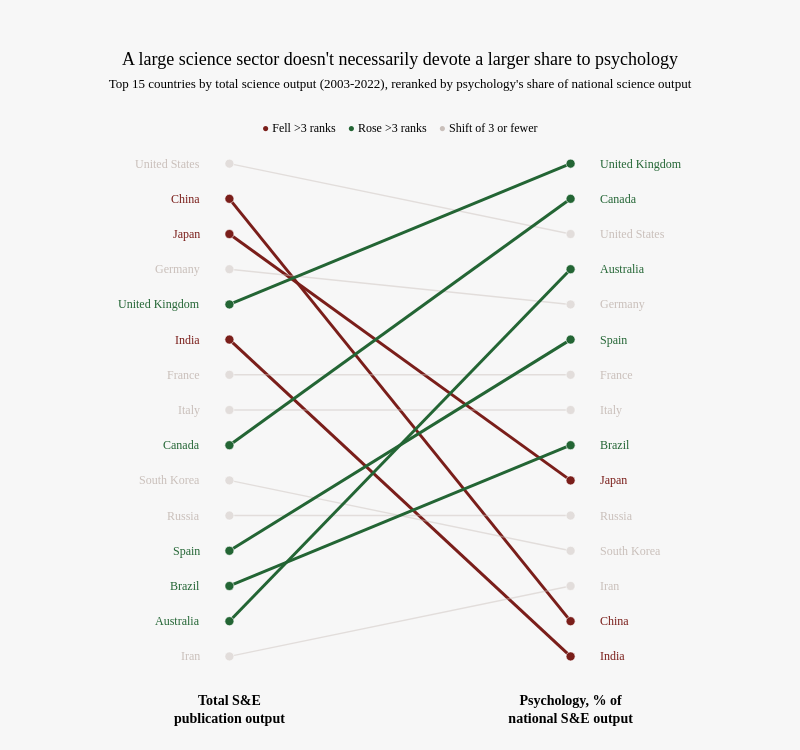

Here is the notebook cell this chart was saved with:
### Code cell
top = (
    country_summary
    .dropna(subset=['SE_articles_total', 'psych_share'])
    .nlargest(15, 'SE_articles_total')
    .copy()
)

top['rank_volume'] = top['SE_articles_total'].rank(ascending=False)
top['rank_share'] = top['psych_share'].rank(ascending=False)
top['shift'] = top['rank_volume'] - top['rank_share']

rank_fig = go.Figure()

for _, r in top.iterrows():
    moved = abs(r['shift']) > 3
    color = RED if r['shift'] < -3 else GREEN if r['shift'] > 3 else GRAY

    rank_fig.add_trace(go.Scatter(
        x=[0, 1], y=[r['rank_volume'], r['rank_share']],
        mode="lines+markers", showlegend=False, opacity=1.0 if moved else 0.45,
        line=dict(color=color, width=3 if moved else 1.5),
        marker=dict(size=9, color=color, line=dict(width=0.6, color="white")),
        hovertemplate=(
            f"<b>{r['Country']}</b><br>"
            f"#{int(r['rank_volume'])} in total science output<br>"
            f"#{int(r['rank_share'])} by psychology's share of national science output"
            "<extra></extra>"
        ),
    ))

    for x, y, anchor in ((-0.08, r['rank_volume'], "right"), (1.08, r['rank_share'], "left")):
        rank_fig.add_annotation(x=x, y=y, text=r['Country'], xanchor=anchor, showarrow=False,
                                font=dict(family=SANS, size=12, color=color))

rank_fig.update_xaxes(
    range=[-0.35, 1.35], showgrid=False, zeroline=False, tickvals=[0, 1], tickangle=0,
    ticktext=["<b>Total S&E<br>publication output</b>", "<b>Psychology, % of<br>national S&E output</b>"],
    tickfont=dict(family=SANS, size=14),
)
rank_fig.update_yaxes(autorange="reversed", showgrid=False, zeroline=False, showticklabels=False)

rank_fig.update_layout(
    autosize=True, paper_bgcolor=BG, plot_bgcolor=BG,
    font=dict(family=SANS, size=12, color="black"),
    hoverlabel=HOVER,
    margin=dict(t=15, b=50, l=80, r=80, autoexpand=False),
)

titled(rank_fig,
       "A large science sector doesn't necessarily devote a larger share to psychology",
       "Top 15 countries by total science output (2003-2022), reranked by psychology's share of national science output",
       legend=[("Fell >3 ranks", RED), ("Rose >3 ranks", GREEN), ("Shift of 3 or fewer", GRAY)],
       png="rank_shift.png", height=750, margin=dict(t=130, b=60, l=110, r=110))

### Figure 1 — Plotly figure (JSON) as saved in the notebook; plotly's stock layout.template omitted (floating-point values rounded to 4 significant figures)
{"data": [{"hovertemplate": "<b>United States</b><br>#1 in total science output<br>#3 by psychology's share of national science output<extra></extra>", "line": {"color": "#C9BFBA", "width": 1.5}, "marker": {"color": "#C9BFBA", "line": {"color": "white", "width": 0.6}, "size": 9}, "mode": "lines+markers", "opacity": 0.45, "showlegend": false, "type": "scatter", "x": [0, 1], "y": [1, 3]}, {"hovertemplate": "<b>China</b><br>#2 in total science output<br>#14 by psychology's share of national science output<extra></extra>", "line": {"color": "#7A1E1A", "width": 3}, "marker": {"color": "#7A1E1A", "line": {"color": "white", "width": 0.6}, "size": 9}, "mode": "lines+markers", "opacity": 1, "showlegend": false, "type": "scatter", "x": [0, 1], "y": [2, 14]}, {"hovertemplate": "<b>Japan</b><br>#3 in total science output<br>#10 by psychology's share of national science output<extra></extra>", "line": {"color": "#7A1E1A", "width": 3}, "marker": {"color": "#7A1E1A", "line": {"color": "white", "width": 0.6}, "size": 9}, "mode": "lines+markers", "opacity": 1, "showlegend": false, "type": "scatter", "x": [0, 1], "y": [3, 10]}, {"hovertemplate": "<b>Germany</b><br>#4 in total science output<br>#5 by psychology's share of national science output<extra></extra>", "line": {"color": "#C9BFBA", "width": 1.5}, "marker": {"color": "#C9BFBA", "line": {"color": "white", "width": 0.6}, "size": 9}, "mode": "lines+markers", "opacity": 0.45, "showlegend": false, "type": "scatter", "x": [0, 1], "y": [4, 5]}, {"hovertemplate": "<b>United Kingdom</b><br>#5 in total science output<br>#1 by psychology's share of national science output<extra></extra>", "line": {"color": "#236534", "width": 3}, "marker": {"color": "#236534", "line": {"color": "white", "width": 0.6}, "size": 9}, "mode": "lines+markers", "opacity": 1, "showlegend": false, "type": "scatter", "x": [0, 1], "y": [5, 1]}, {"hovertemplate": "<b>India</b><br>#6 in total science output<br>#15 by psychology's share of national science output<extra></extra>", "line": {"color": "#7A1E1A", "width": 3}, "marker": {"color": "#7A1E1A", "line": {"color": "white", "width": 0.6}, "size": 9}, "mode": "lines+markers", "opacity": 1, "showlegend": false, "type": "scatter", "x": [0, 1], "y": [6, 15]}, {"hovertemplate": "<b>France</b><br>#7 in total science output<br>#7 by psychology's share of national science output<extra></extra>", "line": {"color": "#C9BFBA", "width": 1.5}, "marker": {"color": "#C9BFBA", "line": {"color": "white", "width": 0.6}, "size": 9}, "mode": "lines+markers", "opacity": 0.45, "showlegend": false, "type": "scatter", "x": [0, 1], "y": [7, 7]}, {"hovertemplate": "<b>Italy</b><br>#8 in total science output<br>#8 by psychology's share of national science output<extra></extra>", "line": {"color": "#C9BFBA", "width": 1.5}, "marker": {"color": "#C9BFBA", "line": {"color": "white", "width": 0.6}, "size": 9}, "mode": "lines+markers", "opacity": 0.45, "showlegend": false, "type": "scatter", "x": [0, 1], "y": [8, 8]}, {"hovertemplate": "<b>Canada</b><br>#9 in total science output<br>#2 by psychology's share of national science output<extra></extra>", "line": {"color": "#236534", "width": 3}, "marker": {"color": "#236534", "line": {"color": "white", "width": 0.6}, "size": 9}, "mode": "lines+markers", "opacity": 1, "showlegend": false, "type": "scatter", "x": [0, 1], "y": [9, 2]}, {"hovertemplate": "<b>South Korea</b><br>#10 in total science output<br>#12 by psychology's share of national science output<extra></extra>", "line": {"color": "#C9BFBA", "width": 1.5}, "marker": {"color": "#C9BFBA", "line": {"color": "white", "width": 0.6}, "size": 9}, "mode": "lines+markers", "opacity": 0.45, "showlegend": false, "type": "scatter", "x": [0, 1], "y": [10, 12]}, {"hovertemplate": "<b>Russia</b><br>#11 in total science output<br>#11 by psychology's share of national science output<extra></extra>", "line": {"color": "#C9BFBA", "width": 1.5}, "marker": {"color": "#C9BFBA", "line": {"color": "white", "width": 0.6}, "size": 9}, "mode": "lines+markers", "opacity": 0.45, "showlegend": false, "type": "scatter", "x": [0, 1], "y": [11, 11]}, {"hovertemplate": "<b>Spain</b><br>#12 in total science output<br>#6 by psychology's share of national science output<extra></extra>", "line": {"color": "#236534", "width": 3}, "marker": {"color": "#236534", "line": {"color": "white", "width": 0.6}, "size": 9}, "mode": "lines+markers", "opacity": 1, "showlegend": false, "type": "scatter", "x": [0, 1], "y": [12, 6]}, {"hovertemplate": "<b>Brazil</b><br>#13 in total science output<br>#9 by psychology's share of national science output<extra></extra>", "line": {"color": "#236534", "width": 3}, "marker": {"color": "#236534", "line": {"color": "white", "width": 0.6}, "size": 9}, "mode": "lines+markers", "opacity": 1, "showlegend": false, "type": "scatter", "x": [0, 1], "y": [13, 9]}, {"hovertemplate": "<b>Australia</b><br>#14 in total science output<br>#4 by psychology's share of national science output<extra></extra>", "line": {"color": "#236534", "width": 3}, "marker": {"color": "#236534", "line": {"color": "white", "width": 0.6}, "size": 9}, "mode": "lines+markers", "opacity": 1, "showlegend": false, "type": "scatter", "x": [0, 1], "y": [14, 4]}, {"hovertemplate": "<b>Iran</b><br>#15 in total science output<br>#13 by psychology's share of national science output<extra></extra>", "line": {"color": "#C9BFBA", "width": 1.5}, "marker": {"color": "#C9BFBA", "line": {"color": "white", "width": 0.6}, "size": 9}, "mode": "lines+markers", "opacity": 0.45, "showlegend": false, "type": "scatter", "x": [0, 1], "y": [15, 13]}], "layout": {"annotations": [{"font": {"color": "#C9BFBA", "family": "Libre Franklin", "size": 12}, "showarrow": false, "text": "United States", "x": -0.08, "xanchor": "right", "y": 1}, {"font": {"color": "#C9BFBA", "family": "Libre Franklin", "size": 12}, "showarrow": false, "text": "United States", "x": 1.08, "xanchor": "left", "y": 3}, {"font": {"color": "#7A1E1A", "family": "Libre Franklin", "size": 12}, "showarrow": false, "text": "China", "x": -0.08, "xanchor": "right", "y": 2}, {"font": {"color": "#7A1E1A", "family": "Libre Franklin", "size": 12}, "showarrow": false, "text": "China", "x": 1.08, "xanchor": "left", "y": 14}, {"font": {"color": "#7A1E1A", "family": "Libre Franklin", "size": 12}, "showarrow": false, "text": "Japan", "x": -0.08, "xanchor": "right", "y": 3}, {"font": {"color": "#7A1E1A", "family": "Libre Franklin", "size": 12}, "showarrow": false, "text": "Japan", "x": 1.08, "xanchor": "left", "y": 10}, {"font": {"color": "#C9BFBA", "family": "Libre Franklin", "size": 12}, "showarrow": false, "text": "Germany", "x": -0.08, "xanchor": "right", "y": 4}, {"font": {"color": "#C9BFBA", "family": "Libre Franklin", "size": 12}, "showarrow": false, "text": "Germany", "x": 1.08, "xanchor": "left", "y": 5}, {"font": {"color": "#236534", "family": "Libre Franklin", "size": 12}, "showarrow": false, "text": "United Kingdom", "x": -0.08, "xanchor": "right", "y": 5}, {"font": {"color": "#236534", "family": "Libre Franklin", "size": 12}, "showarrow": false, "text": "United Kingdom", "x": 1.08, "xanchor": "left", "y": 1}, {"font": {"color": "#7A1E1A", "family": "Libre Franklin", "size": 12}, "showarrow": false, "text": "India", "x": -0.08, "xanchor": "right", "y": 6}, {"font": {"color": "#7A1E1A", "family": "Libre Franklin", "size": 12}, "showarrow": false, "text": "India", "x": 1.08, "xanchor": "left", "y": 15}, {"font": {"color": "#C9BFBA", "family": "Libre Franklin", "size": 12}, "showarrow": false, "text": "France", "x": -0.08, "xanchor": "right", "y": 7}, {"font": {"color": "#C9BFBA", "family": "Libre Franklin", "size": 12}, "showarrow": false, "text": "France", "x": 1.08, "xanchor": "left", "y": 7}, {"font": {"color": "#C9BFBA", "family": "Libre Franklin", "size": 12}, "showarrow": false, "text": "Italy", "x": -0.08, "xanchor": "right", "y": 8}, {"font": {"color": "#C9BFBA", "family": "Libre Franklin", "size": 12}, "showarrow": false, "text": "Italy", "x": 1.08, "xanchor": "left", "y": 8}, {"font": {"color": "#236534", "family": "Libre Franklin", "size": 12}, "showarrow": false, "text": "Canada", "x": -0.08, "xanchor": "right", "y": 9}, {"font": {"color": "#236534", "family": "Libre Franklin", "size": 12}, "showarrow": false, "text": "Canada", "x": 1.08, "xanchor": "left", "y": 2}, {"font": {"color": "#C9BFBA", "family": "Libre Franklin", "size": 12}, "showarrow": false, "text": "South Korea", "x": -0.08, "xanchor": "right", "y": 10}, {"font": {"color": "#C9BFBA", "family": "Libre Franklin", "size": 12}, "showarrow": false, "text": "South Korea", "x": 1.08, "xanchor": "left", "y": 12}, {"font": {"color": "#C9BFBA", "family": "Libre Franklin", "size": 12}, "showarrow": false, "text": "Russia", "x": -0.08, "xanchor": "right", "y": 11}, {"font": {"color": "#C9BFBA", "family": "Libre Franklin", "size": 12}, "showarrow": false, "text": "Russia", "x": 1.08, "xanchor": "left", "y": 11}, {"font": {"color": "#236534", "family": "Libre Franklin", "size": 12}, "showarrow": false, "text": "Spain", "x": -0.08, "xanchor": "right", "y": 12}, {"font": {"color": "#236534", "family": "Libre Franklin", "size": 12}, "showarrow": false, "text": "Spain", "x": 1.08, "xanchor": "left", "y": 6}, {"font": {"color": "#236534", "family": "Libre Franklin", "size": 12}, "showarrow": false, "text": "Brazil", "x": -0.08, "xanchor": "right", "y": 13}, {"font": {"color": "#236534", "family": "Libre Franklin", "size": 12}, "showarrow": false, "text": "Brazil", "x": 1.08, "xanchor": "left", "y": 9}, {"font": {"color": "#236534", "family": "Libre Franklin", "size": 12}, "showarrow": false, "text": "Australia", "x": -0.08, "xanchor": "right", "y": 14}, {"font": {"color": "#236534", "family": "Libre Franklin", "size": 12}, "showarrow": false, "text": "Australia", "x": 1.08, "xanchor": "left", "y": 4}, {"font": {"color": "#C9BFBA", "family": "Libre Franklin", "size": 12}, "showarrow": false, "text": "Iran", "x": -0.08, "xanchor": "right", "y": 15}, {"font": {"color": "#C9BFBA", "family": "Libre Franklin", "size": 12}, "showarrow": false, "text": "Iran", "x": 1.08, "xanchor": "left", "y": 13}, {"font": {"color": "black", "family": "Libre Franklin", "size": 12}, "showarrow": false, "text": "<span style='color:#7A1E1A'>●</span> Fell >3 ranks&nbsp;&nbsp;&nbsp;&nbsp;<span style='color:#236534'>●</span> Rose >3 ranks&nbsp;&nbsp;&nbsp;&nbsp;<span style='color:#C9BFBA'>●</span> Shift of 3 or fewer", "x": 0.5, "xanchor": "center", "xref": "paper", "y": 1.02, "yref": "paper"}], "autosize": false, "font": {"color": "black", "family": "Libre Franklin", "size": 12}, "height": 750, "hoverlabel": {"bgcolor": "white", "bordercolor": "rgba(0, 0, 0, 0.1)", "font": {"color": "black", "family": "Libre Franklin", "size": 12}}, "margin": {"autoexpand": false, "b": 60, "l": 110, "r": 110, "t": 130}, "paper_bgcolor": "#F7F7F7", "plot_bgcolor": "#F7F7F7", "title": {"font": {"color": "black", "family": "Libre Baskerville", "size": 18}, "text": "A large science sector doesn't necessarily devote a larger share to psychology<br><span style='font-family:Libre Franklin;font-size:13px'>Top 15 countries by total science output (2003-2022), reranked by psychology's share of national science output</span>", "x": 0.5}, "width": 800, "xaxis": {"range": [-0.35, 1.35], "showgrid": false, "tickangle": 0, "tickfont": {"family": "Libre Franklin", "size": 14}, "ticktext": ["<b>Total S&E<br>publication output</b>", "<b>Psychology, % of<br>national S&E output</b>"], "tickvals": [0, 1], "zeroline": false}, "yaxis": {"autorange": "reversed", "showgrid": false, "showticklabels": false, "zeroline": false}}}
